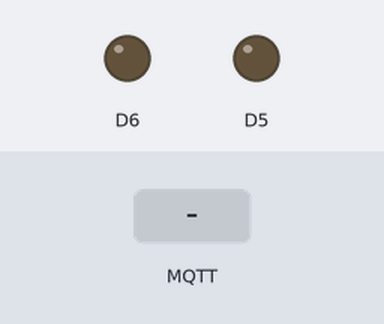
The sketch below on a simulated ESP8266 (NodeMCU). On the bench: output pins drawn as LEDs (lit = HIGH). The inputs (shaded band) are chosen by the test bench. WiFi joins after 1.5 s; servers stay silent unless stated; random numbers use the default seed unless the sketch sets one; no MQTT or app messages arrive unless stated; what the sketch prints to the serial monitor is not drawn.

Above: at 2.7 s.
2.8 s: MQTT message "volup" arrives on the first subscribed topic
At 4.6 s:
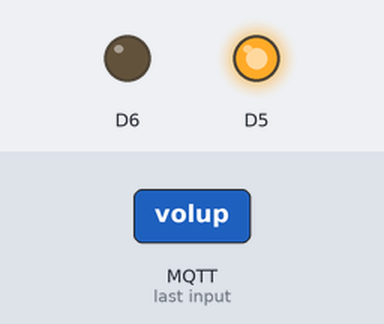
5.8 s: MQTT message "voldown" arrives on the first subscribed topic
At 8.1 s:
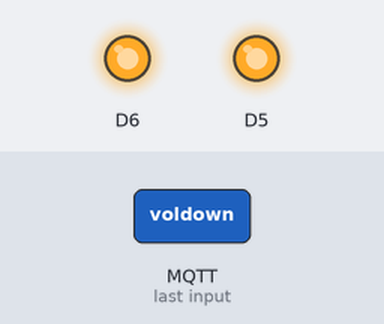
8.8 s: MQTT message "play" arrives on the first subscribed topic
At 10.3 s:
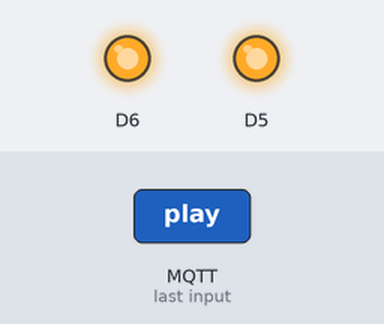
Timing chart, 0 to 11.8 s (numbered marks = the images above; inputs shaded):
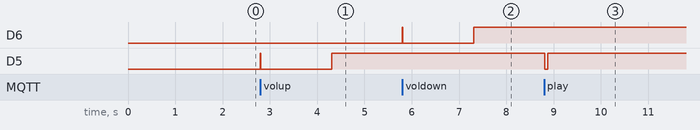

Measured:
- after the input at 2.8 s, D5: LOW → HIGH at once, → LOW 0.01 s later, → HIGH 1.5 s later
- after the input at 5.8 s, D6: LOW → HIGH at once, → LOW 0.01 s later, → HIGH 1.5 s later
- after the input at 8.8 s, D5: HIGH → LOW at once, → HIGH 0.06 s later

The sketch:

espAudioV2.ino
```cpp
#include <PubSubClient.h>
#include <ESP8266WiFi.h>

#ifndef STASSID
#define STASSID "Control booth"
#define STAPSK  "MontyLives"
#endif

const char* ssid     = STASSID;
const char* password = STAPSK;
const char* mqtt_server = "192.168.86.101";

#define mqtt_port 1883
#define MQTT_USER ""
#define MQTT_PASSWORD ""
#define MQTT_SERIAL_PUBLISH_CH "/icircuit/ESP32/serialdata/tx"
#define MQTT_SERIAL_RECEIVER_CH "/icircuit/ESP32/serialdata/rx"

WiFiClient wifiClient;

PubSubClient client(wifiClient);

void setup_wifi() {  Serial.println();
  Serial.println();
  Serial.print("Connecting to ");
  Serial.println(ssid);

  /* Explicitly set the ESP8266 to be a WiFi-client, otherwise, it by default,
     would try to act as both a client and an access-point and could cause
     network-issues with your other WiFi-devices on your WiFi-network. */
  WiFi.mode(WIFI_STA);
  WiFi.begin(ssid, password);

  while (WiFi.status() != WL_CONNECTED) {
    delay(500);
    Serial.print(".");
  }

  Serial.println("");
  Serial.println("WiFi connected");
  Serial.println("IP address: ");
  Serial.println(WiFi.localIP());
}

void reconnect() {
  // Loop until we're reconnected
  while (!client.connected()) {
    Serial.print("Attempting MQTT connection...");
    // Create a random client ID
    String clientId = "ESP32Client-";
    clientId += String(random(0xffff), HEX);
    // Attempt to connect
    if (client.connect(clientId.c_str(), MQTT_USER, MQTT_PASSWORD)) {
      Serial.println("connected");
      //Once connected, publish an announcement...
      client.publish("/Egypt/Library/", "Library audio online");
      // ... and resubscribe
      client.subscribe("/Egypt/Library/espAudio");
    } else {
      Serial.print("failed, rc=");
      Serial.print(client.state());
      Serial.println(" try again in 5 seconds");
      // Wait 5 seconds before retrying
      delay(5000);
    }
  }
}

void callback(char* topic, byte *payload, unsigned int length) {
  payload[length] = '\0';
  String message = (char*)payload;
  Serial.println("-------new message from broker-----");
  Serial.print("channel:");
  Serial.println(topic);
  Serial.print("data:");
  Serial.write(payload, length);
  Serial.println();
  if (message == "play") {
    Serial.print("playing");
    digitalWrite(D5, HIGH);
    delay(10);
    digitalWrite(D5, LOW);
    delay(60);
    digitalWrite(D5, HIGH);
    delay(5);
  }
  else if (!strcmp("/Egypt/Library/espAudio", topic) & message == "volup") {
    digitalWrite(D5, HIGH);
    delay(10);
    digitalWrite(D5, LOW);
    delay(1500);
    digitalWrite(D5, HIGH);
    delay(5);
  }
  else if (!strcmp("/Egypt/Library/espAudio", topic) & message == "voldown") {
    digitalWrite(D6, HIGH);
    delay(10);
    digitalWrite(D6, LOW);
    delay(1500);
    digitalWrite(D6, HIGH);
    delay(5);
  }
}

void setup() {
  Serial.begin(115200);
  pinMode(D5, OUTPUT);
  pinMode(D6, OUTPUT);
  Serial.setTimeout(500);// Set time out for
  setup_wifi();
  client.setServer(mqtt_server, mqtt_port);
  client.setCallback(callback);
  reconnect();
}

void checkConnection() {
  if (!client.connected()) {
    Serial.println("Lost connection");
    reconnect();
  }
}
void loop() {
  checkConnection();
  client.loop();
}
```
